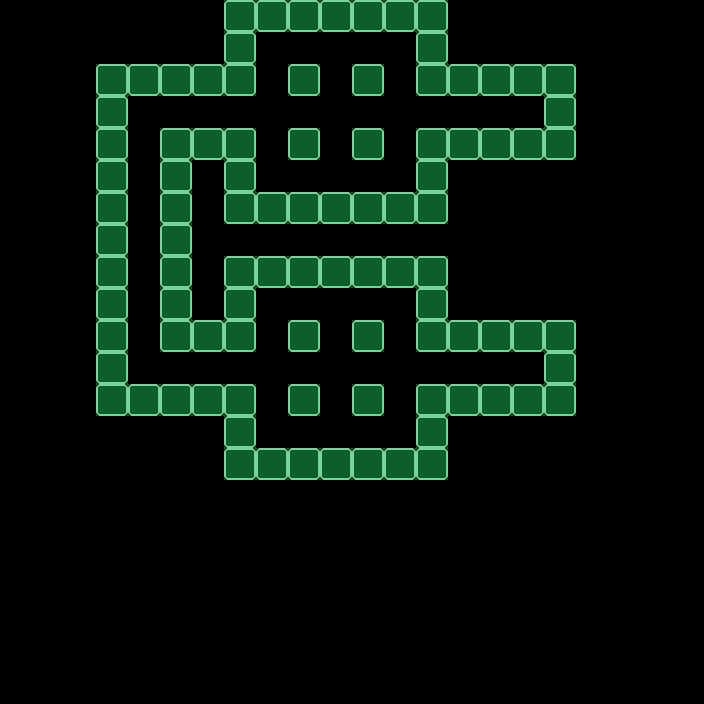

Below is a game level as drawn by its tile map, then a one-line description and the .tmx file that defines it, in full:
An orthogonal 22x22 tile map with 32x32 px tiles, 2 tile layers (Parede, Colisor), 2 tilesets.

<map version="1.2" tiledversion="1.2.2" orientation="orthogonal" renderorder="right-down" width="22" height="22" tilewidth="32" tileheight="32" infinite="0" nextlayerid="3" nextobjectid="1">
 <tileset firstgid="1" name="Tileset PNG.fw" tilewidth="32" tileheight="32" tilecount="144" columns="12">
  <image source="../../Images/Tileset/Tileset PNG.fw.png" width="384" height="384" />
 </tileset>
 <tileset firstgid="145" source="../ColisorImage.tsx" />
 <layer id="1" name="Parede" width="22" height="22">
  <data encoding="csv">
0,0,0,0,0,0,0,65,65,65,65,65,65,65,0,0,0,0,0,0,0,0,
0,0,0,0,0,0,0,65,0,0,0,0,0,65,0,0,0,0,0,0,0,0,
0,0,0,65,65,65,65,65,0,65,0,65,0,65,65,65,65,65,0,0,0,0,
0,0,0,65,0,0,0,0,0,0,0,0,0,0,0,0,0,65,0,0,0,0,
0,0,0,65,0,65,65,65,0,65,0,65,0,65,65,65,65,65,0,0,0,0,
0,0,0,65,0,65,0,65,0,0,0,0,0,65,0,0,0,0,0,0,0,0,
0,0,0,65,0,65,0,65,65,65,65,65,65,65,0,0,0,0,0,0,0,0,
0,0,0,65,0,65,0,0,0,0,0,0,0,0,0,0,0,0,0,0,0,0,
0,0,0,65,0,65,0,65,65,65,65,65,65,65,0,0,0,0,0,0,0,0,
0,0,0,65,0,65,0,65,0,0,0,0,0,65,0,0,0,0,0,0,0,0,
0,0,0,65,0,65,65,65,0,65,0,65,0,65,65,65,65,65,0,0,0,0,
0,0,0,65,0,0,0,0,0,0,0,0,0,0,0,0,0,65,0,0,0,0,
0,0,0,65,65,65,65,65,0,65,0,65,0,65,65,65,65,65,0,0,0,0,
0,0,0,0,0,0,0,65,0,0,0,0,0,65,0,0,0,0,0,0,0,0,
0,0,0,0,0,0,0,65,65,65,65,65,65,65,0,0,0,0,0,0,0,0,
0,0,0,0,0,0,0,0,0,0,0,0,0,0,0,0,0,0,0,0,0,0,
0,0,0,0,0,0,0,0,0,0,0,0,0,0,0,0,0,0,0,0,0,0,
0,0,0,0,0,0,0,0,0,0,0,0,0,0,0,0,0,0,0,0,0,0,
0,0,0,0,0,0,0,0,0,0,0,0,0,0,0,0,0,0,0,0,0,0,
0,0,0,0,0,0,0,0,0,0,0,0,0,0,0,0,0,0,0,0,0,0,
0,0,0,0,0,0,0,0,0,0,0,0,0,0,0,0,0,0,0,0,0,0,
0,0,0,0,0,0,0,0,0,0,0,0,0,0,0,0,0,0,0,0,0,0
</data>
 </layer>
 <layer id="2" name="Colisor" width="22" height="22" opacity="0.31">
  <data encoding="csv">
0,0,0,0,0,0,0,145,145,145,145,145,145,145,0,0,0,0,0,0,0,0,
0,0,0,0,0,0,0,145,0,0,0,0,0,145,0,0,0,0,0,0,0,0,
0,0,0,145,145,145,145,145,0,145,0,145,0,145,145,145,145,145,0,0,0,0,
0,0,0,145,0,0,0,0,0,0,0,0,0,0,0,0,0,145,0,0,0,0,
0,0,0,145,0,145,145,145,0,145,0,145,0,145,145,145,145,145,0,0,0,0,
0,0,0,145,0,145,0,145,0,0,0,0,0,145,0,0,0,0,0,0,0,0,
0,0,0,145,0,145,0,145,145,145,145,145,145,145,0,0,0,0,0,0,0,0,
0,0,0,145,0,145,0,0,0,0,0,0,0,0,0,0,0,0,0,0,0,0,
0,0,0,145,0,145,0,145,145,145,145,145,145,145,0,0,0,0,0,0,0,0,
0,0,0,145,0,145,0,145,0,0,0,0,0,145,0,0,0,0,0,0,0,0,
0,0,0,145,0,145,145,145,0,145,0,145,0,145,145,145,145,145,0,0,0,0,
0,0,0,145,0,0,0,0,0,0,0,0,0,0,0,0,0,145,0,0,0,0,
0,0,0,145,145,145,145,145,0,145,0,145,0,145,145,145,145,145,0,0,0,0,
0,0,0,0,0,0,0,145,0,0,0,0,0,145,0,0,0,0,0,0,0,0,
0,0,0,0,0,0,0,145,145,145,145,145,145,145,0,0,0,0,0,0,0,0,
0,0,0,0,0,0,0,0,0,0,0,0,0,0,0,0,0,0,0,0,0,0,
0,0,0,0,0,0,0,0,0,0,0,0,0,0,0,0,0,0,0,0,0,0,
0,0,0,0,0,0,0,0,0,0,0,0,0,0,0,0,0,0,0,0,0,0,
0,0,0,0,0,0,0,0,0,0,0,0,0,0,0,0,0,0,0,0,0,0,
0,0,0,0,0,0,0,0,0,0,0,0,0,0,0,0,0,0,0,0,0,0,
0,0,0,0,0,0,0,0,0,0,0,0,0,0,0,0,0,0,0,0,0,0,
0,0,0,0,0,0,0,0,0,0,0,0,0,0,0,0,0,0,0,0,0,0
</data>
 </layer>
</map>
